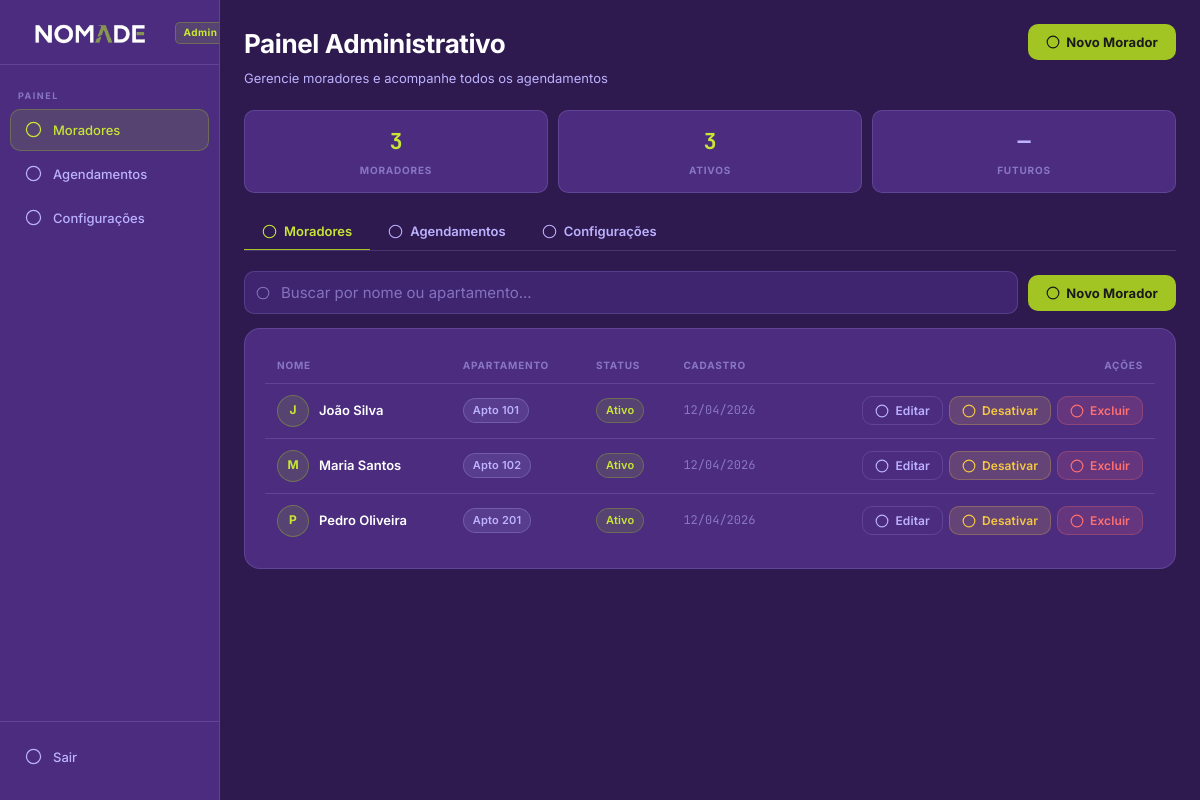
/public/index.php?page=admin (signed in), run on the app's committed database.
### tables this page shows
CREATE TABLE moradores (
    id INT AUTO_INCREMENT PRIMARY KEY,
    nome VARCHAR(100) NOT NULL,
    apartamento VARCHAR(20) NOT NULL UNIQUE,
    senha_hash VARCHAR(255) NOT NULL,
    ativo TINYINT(1) DEFAULT 1,
    criado_em TIMESTAMP DEFAULT CURRENT_TIMESTAMP
);

### app/controllers/AdminController.php (called while the page is built, shortened)
<?php
require_once __DIR__ . '/../models/MoradorModel.php';
require_once __DIR__ . '/../../config/Database.php';
class AdminController
{
    private MoradorModel $moradorModel;
    public function __construct()
    {
        $this->moradorModel = new MoradorModel();
    }
    public function index(): void
    {
        $moradores = $this->moradorModel->getAll();
        require __DIR__ . '/../views/admin/index.php';
    }
}

### config/Database.php (called while the page is built, shortened)
<?php
class Database
{
    private static ?PDO $instance = null;
    public static function getInstance(): PDO
    {
        if (self::$instance === null) {
            $dsn = sprintf(
                'mysql:host=%s;port=%d;dbname=%s;charset=%s',
                DB_HOST,
                DB_PORT,
                DB_NAME,
                DB_CHARSET
            );
            $options = [
                PDO::ATTR_ERRMODE            => PDO::ERRMODE_EXCEPTION,
                PDO::ATTR_DEFAULT_FETCH_MODE => PDO::FETCH_ASSOC,
                PDO::ATTR_EMULATE_PREPARES   => false,
            ];
            try {
                self::$instance = new PDO($dsn, DB_USER, DB_PASS, $options);
            } catch (PDOException $e) {
                http_response_code(500);
                die(json_encode(['error' => 'Erro de conexão com o banco de dados.']));
            }
        }
        return self::$instance;
    }
}

### app/models/MoradorModel.php (called while the page is built, shortened)
<?php
require_once __DIR__ . '/../../config/Database.php';
class MoradorModel
{
    private PDO $db;
    public function __construct()
    {
        $this->db = Database::getInstance();
    }
    public function getAll(): array
    {
        $stmt = $this->db->query('SELECT id, nome, apartamento, ativo, criado_em FROM moradores ORDER BY apartamento');
        return $stmt->fetchAll();
    }
}

### app/views/admin/index.php (the view, shortened to what this page needs)
<!DOCTYPE html>
<html lang="pt-BR">
<head>
  <link rel="stylesheet" href="<?= ASSETS_URL ?>/css/style.css">
</head>
<body>
    <?= icon('menu', 20) ?>
<div class="admin-wrap">
  <aside class="admin-side" id="adminSide">
    <div class="admin-side-logo">
      <img src="<?= ASSETS_URL ?>/icons/logo-nomade.png" alt="Nomade">
      <span class="admin-side-badge">Admin</span>
    </div>
    <div style="padding:0 10px">
      <div class="nav-label">Painel</div>
      <button class="nav-item active" id="side-moradores">
        <span class="nav-icon"><?= icon('users') ?></span> Moradores
      </button>
      <button class="nav-item" id="side-agendamentos">
        <span class="nav-icon"><?= icon('calendar') ?></span> Agendamentos
      </button>
      <button class="nav-item" id="side-configuracoes">
        <span class="nav-icon"><?= icon('settings') ?></span> Configurações
      </button>
    </div>
    <div style="margin-top:auto;padding:14px 10px 0;border-top:1px solid var(--border);flex-shrink:0">
      <a href="index.php?page=admin&action=logout" class="nav-item">
        <span class="nav-icon"><?= icon('logout') ?></span> Sair
      </a>
    </div>
  </aside>
  <main class="admin-main">
    <div class="page-header" style="display:flex;align-items:flex-start;justify-content:space-between;gap:12px;flex-wrap:wrap">
      <div>
        <h1 class="page-title">Painel Administrativo</h1>
        <p class="page-subtitle">Gerencie moradores e acompanhe todos os agendamentos</p>
      </div>
      <button id="btnNovoDesktop" class="btn btn-primary hide-mobile">
        <span class="btn-icon-text"><?= icon('plus') ?> Novo Morador</span>
      </button>
    </div>
    <div class="mini-stats">
      <div class="mini-stat">
        <div class="mini-stat-val" style="color:var(--accent-text)"><?= count($moradores) ?></div>
        <div class="mini-stat-lbl">Moradores</div>
      </div>
      <div class="mini-stat">
        <div class="mini-stat-val" style="color:var(--accent-text)"><?= count(array_filter($moradores, fn($m) => $m['ativo'])) ?></div>
        <div class="mini-stat-lbl">Ativos</div>
      </div>
      <div class="mini-stat">
        <div class="mini-stat-val" style="color:var(--lavender)" id="stat-agendamentos">—</div>
        <div class="mini-stat-lbl">Futuros</div>
      </div>
    </div>
    <div class="page-tabs">
      <button class="page-tab active" id="tab-btn-moradores">
        <?= icon('users', 15) ?> Moradores
      </button>
      <button class="page-tab" id="tab-btn-agendamentos">
        <?= icon('calendar', 15) ?> Agendamentos
      </button>
      <button class="page-tab" id="tab-btn-configuracoes">
        <?= icon('settings', 15) ?> Configurações
      </button>
    </div>
    <div id="maintab-moradores">
      <div style="display:flex;align-items:center;gap:10px;margin-bottom:14px;flex-wrap:wrap">
        <div style="flex:1;position:relative;min-width:200px">
          <span style="position:absolute;left:12px;top:50%;transform:translateY(-50%);color:var(--text-dim);display:flex;align-items:center">
            <?= icon('search', 14) ?>
          </span>
          <input type="search" id="search-moradores" class="form-input"
                 placeholder="Buscar por nome ou apartamento..."
                 style="padding-left:36px">
        </div>
        <button id="btnNovoSearch" class="btn btn-primary hide-mobile">
          <span class="btn-icon-text"><?= icon('plus') ?> Novo Morador</span>
        </button>
      </div>
      <div class="card" id="tabela-desktop">
        <div class="table-wrap">
          <table id="tabela-moradores">
            <thead>
              <tr>
                <th>Nome</th><th>Apartamento</th><th>Status</th>
                <th>Cadastro</th><th style="text-align:right">Ações</th>
              </tr>
            </thead>
            <tbody>
              <?php foreach ($moradores as $m): ?>
              <tr data-search="<?= strtolower($m['nome'].' '.$m['apartamento']) ?>">
                <td>
                  <div style="display:flex;align-items:center;gap:10px">
                    <div style="width:32px;height:32px;border-radius:50%;background:var(--accent-dim);border:1px solid rgba(162,197,35,0.35);display:flex;align-items:center;justify-content:center;font-size:12px;font-weight:700;color:var(--accent-text);flex-shrink:0">
                      <?= mb_strtoupper(mb_substr($m['nome'],0,1)) ?>
                    </div>
                    <strong><?= htmlspecialchars($m['nome']) ?></strong>
                  </div>
                </td>
                <td><span class="badge badge-blue">Apto <?= htmlspecialchars($m['apartamento']) ?></span></td>
                <td>
                  <?php if ($m['ativo']): ?>
                    <span class="badge badge-green">Ativo</span>
                  <?php else: ?>
                    <span class="badge" style="background:var(--bg-surface);color:var(--text-dim);border:1px solid var(--border)">Inativo</span>
                  <?php endif; ?>
                </td>
                <td style="color:var(--text-dim);font-size:12px;font-family:'JetBrains Mono',monospace">
                  <?= date('d/m/Y', strtotime($m['criado_em'])) ?>
                </td>
                <td>
                  <div style="display:flex;gap:6px;justify-content:flex-end;flex-wrap:wrap">
                    <button class="btn btn-ghost btn-sm btn-editar"
                      data-id="<?= $m['id'] ?>"
                      data-nome="<?= htmlspecialchars($m['nome'], ENT_QUOTES) ?>"
                      data-apt="<?= htmlspecialchars($m['apartamento'], ENT_QUOTES) ?>">
                      <span class="btn-icon-text"><?= icon('edit') ?> Editar</span>
                    </button>
                    <button class="btn btn-sm btn-toggle"
                      data-id="<?= $m['id'] ?>"
                      data-ativo="<?= $m['ativo'] ?>"
                      style="background:var(--amber-dim);color:var(--amber);border:1px solid rgba(245,200,66,0.25)">
                      <?php if ($m['ativo']): ?>
                        <span class="btn-icon-text"><?= icon('ban') ?> Desativar</span>
                      <?php else: ?>
                        <span class="btn-icon-text"><?= icon('check') ?> Ativar</span>
                      <?php endif; ?>
                    </button>
                    <button class="btn btn-danger btn-sm btn-deletar"
                      data-id="<?= $m['id'] ?>"
                      data-nome="<?= htmlspecialchars($m['nome'], ENT_QUOTES) ?>"
                      data-apt="<?= htmlspecialchars($m['apartamento'], ENT_QUOTES) ?>">
                      <span class="btn-icon-text"><?= icon('trash') ?> Excluir</span>
                    </button>
                  </div>
                </td>
              </tr>
              <?php endforeach; ?>
            </tbody>
          </table>
        </div>
      </div>
    </div>
  </main>
</div>
</body>
</html>

### public/index.php (shortened to what this page needs)
<?php
require_once ROOT . '/config/Database.php';
function icon(string $name, int $size = 18): string
{
    $paths = $icons[$name] ?? '<circle cx="12" cy="12" r="10"/>';
    return '<svg width="' . $size . '" height="' . $size . '" viewBox="0 0 24 24" fill="none" stroke="currentColor" stroke-width="1.75" stroke-linecap="round" stroke-linejoin="round">' . $paths . '</svg>';
}
$page   = $_GET['page']   ?? 'login';
$action = $_GET['action'] ?? 'index';
switch ($page) {
    case 'admin':
        $ctrl = new AdminController();
        match ($action) {
            'criar'         => $ctrl->criarMorador(),
            'editar'        => $ctrl->editarMorador(),
            'toggle'        => $ctrl->toggleMorador(),
            'deletar'       => $ctrl->deletarMorador(),
            'agendamentos'  => $ctrl->getAgendamentos(),
            'configuracoes' => $ctrl->getConfiguracoes(),
            'salvar-config' => $ctrl->salvarConfiguracoes(),
            'logout'        => $ctrl->logout(),
            default         => $ctrl->index(),
        };
        break;
}

### app/views/admin/index.php (style rules this page uses)
.admin-wrap { display:flex; min-height:100vh; min-height:100dvh; }
.admin-side { width:220px; background:var(--bg-card); border-right:1px solid var(--border); padding:0 0 20px; display:flex; flex-direction:column; position:fixed; top:0; left:0; bottom:0; overflow-y:auto; z-index:50; transition:transform 0.3s ease, box-shadow 0.3s ease; }
.admin-side-logo { display:flex; align-items:center; padding:20px 16px 18px; border-bottom:1px solid var(--border); margin-bottom:10px; flex-shrink:0; }
.admin-side-logo img { height:26px; width:auto; }
.admin-side-badge { margin-left:10px; background:var(--accent-dim); border:1px solid rgba(162,197,35,0.3); border-radius:5px; padding:2px 7px; font-size:10px; font-weight:700; color:var(--accent-text); letter-spacing:0.5px; }
.admin-main { margin-left:220px; flex:1; padding:var(--content-pad); max-width:100%; min-width:0; }
.page-tabs { display:flex; border-bottom:1px solid var(--border); margin-bottom:20px; overflow-x:auto; -webkit-overflow-scrolling:touch; }
.page-tab { display:flex; align-items:center; gap:7px; padding:10px 18px; font-size:13px; font-weight:600; cursor:pointer; border:none; background:none; color:var(--text-muted); font-family:'Inter',sans-serif; transition:var(--transition); white-space:nowrap; -webkit-tap-highlight-color:transparent; border-bottom:2px solid transparent; margin-bottom:-1px; }
.page-tab svg { width:15px; height:15px; stroke:currentColor; fill:none; stroke-width:1.75; stroke-linecap:round; stroke-linejoin:round; flex-shrink:0; }
.page-tab.active { color:var(--accent-text); border-bottom-color:var(--accent); }
.mini-stats { display:grid; grid-template-columns:repeat(3,1fr); gap:10px; margin-bottom:20px; }
.mini-stat { background:var(--bg-card); border:1px solid var(--border); border-radius:var(--radius-sm); padding:14px 12px; text-align:center; }
.mini-stat-val { font-size:22px; font-weight:700; font-family:'JetBrains Mono',monospace; }
.mini-stat-lbl { font-size:10px; font-weight:700; color:var(--text-dim); text-transform:uppercase; letter-spacing:0.8px; margin-top:3px; }
.btn-icon-text { display:inline-flex; align-items:center; gap:6px; }
.btn-icon-text svg { width:14px; height:14px; stroke:currentColor; fill:none; stroke-width:2; stroke-linecap:round; stroke-linejoin:round; flex-shrink:0; }

### data on the page
moradores: nome "J", nome "João Silva", apartamento "101", ativo "Ativo", criado_em "12/04/2026"
moradores: nome "M", nome "Maria Santos", apartamento "102", ativo "Ativo", criado_em "12/04/2026"
moradores: nome "P", nome "Pedro Oliveira", apartamento "201", ativo "Ativo", criado_em "12/04/2026"

### other printed values
count($moradores) "3"
count(array_filter($moradores, fn($m) => $m['ativo'])) "3"
